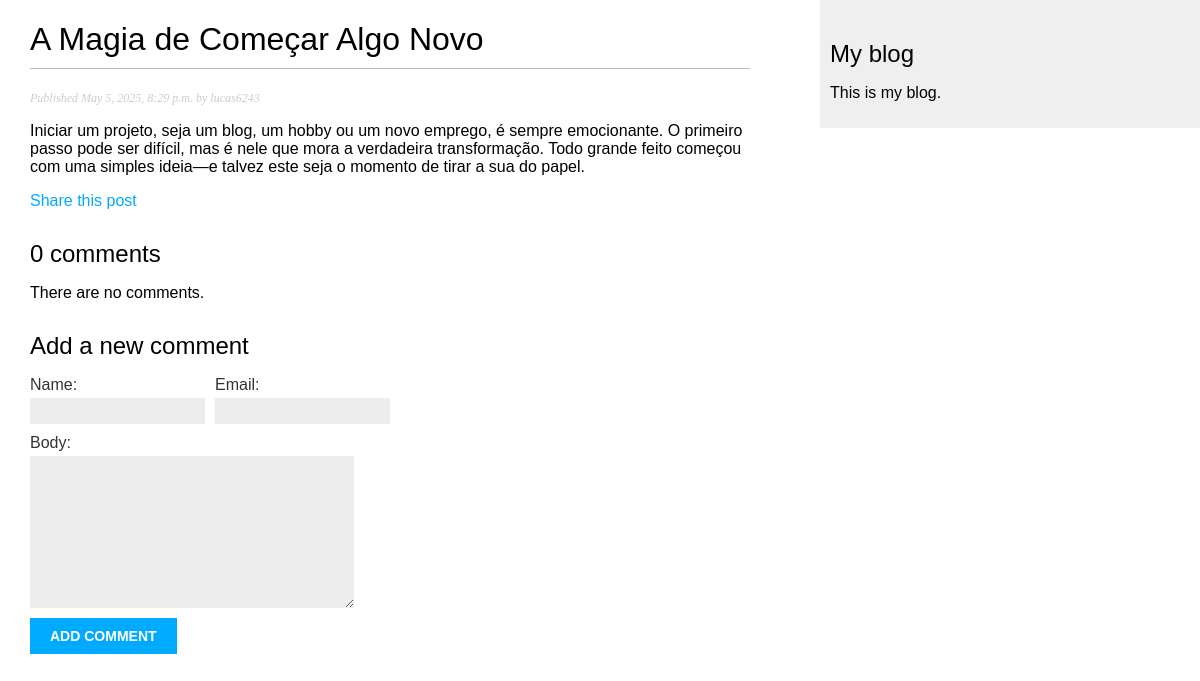
The page /blog/2025/5/5/a-magia-de-comecar-algo-novo/ on the database as committed earlier.
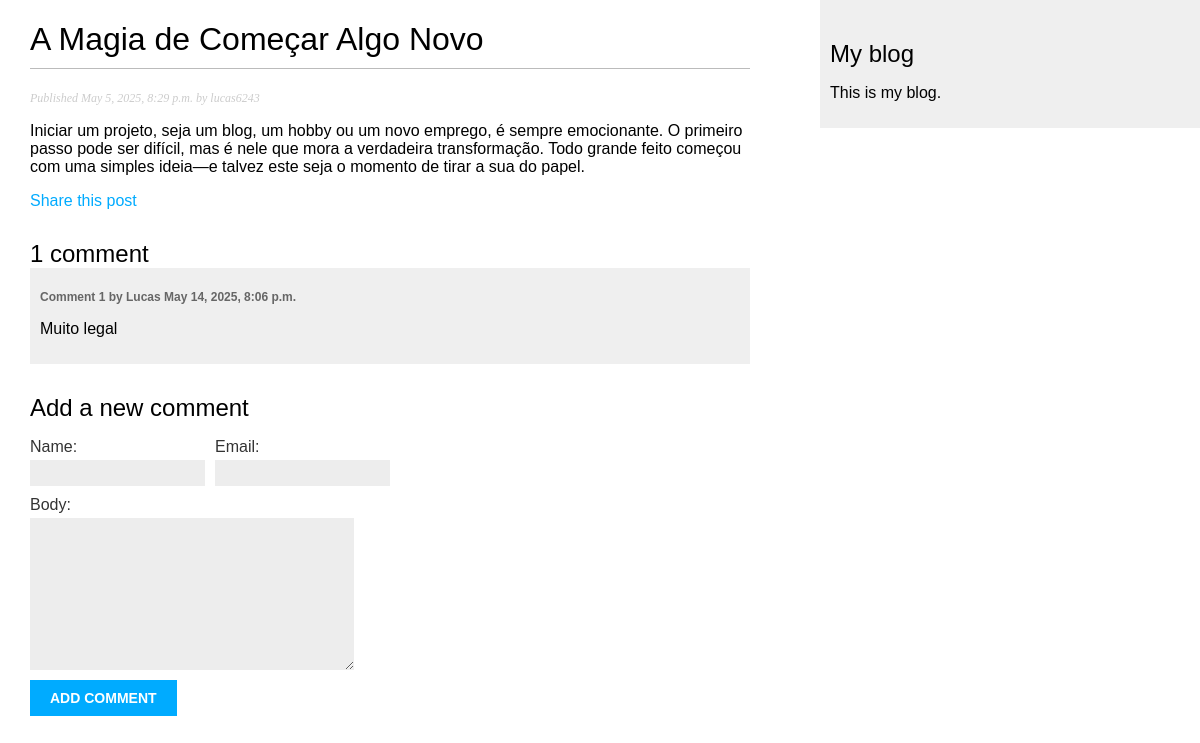
The same page on the database as committed later.
### blog/models.py (models this page shows, shortened)
class Post(models.Model):
    class Status(models.TextChoices):
        DRAFT = 'DF', 'Draft'
        PUBLISHED = 'PB', 'Published'
    title = models.CharField(max_length=250, unique_for_date='publish')
    slug = models.SlugField(max_length=250)
    author = models.ForeignKey(
        settings.AUTH_USER_MODEL,
        on_delete=models.CASCADE,
        related_name='blog_posts'
    )
    body = models.TextField()
    publish = models.DateTimeField(default=timezone.now)
    created = models.DateTimeField(auto_now_add=True)
    updated = models.DateTimeField(auto_now=True)
    status = models.CharField(
        max_length=2,
        choices=Status,
        default=Status.DRAFT
    )
    objects = models.Manager() # The default manager.
    published = PublishedManager() # Our custom manager.
    class Meta:
            ordering = ['-publish']
            indexes = [
            models.Index(fields=['-publish']),
        ]
    tags = TaggableManager()

class Comment(models.Model):
    post = models.ForeignKey(
        Post,
        on_delete=models.CASCADE,
        related_name='comments'
    )
    name = models.CharField(max_length=80)
    email = models.EmailField()
    body = models.TextField()
    created = models.DateTimeField(auto_now_add=True)
    updated = models.DateTimeField(auto_now=True)
    active = models.BooleanField(default=True)
    class Meta:
        ordering = ['created']
        indexes = [
            models.Index(fields=['created']),
        ]

### blog/views.py (the view)
# urls.py: path('<int:year>/<int:month>/<int:day>/<slug:post>/', views.post_detail, name='post_detail'),
def post_detail(request, year, month, day, post):
    post = get_object_or_404(
        Post,
        status=Post.Status.PUBLISHED,
        slug=post,
        publish__year=year,
        publish__month=month,
        publish__day=day
    )
    comments = post.comments.filter(active=True)
    form = CommentForm()
    return render(
        request,
        'blog/post/detail.html',
        {
            'post': post,
            'comments': comments,
            'form': form
        }
    )

### blog/forms.py
class CommentForm(forms.ModelForm):
    class Meta:
        model = Comment
        fields = ['name', 'email', 'body']

### blog/templates/blog/post/detail.html (shortened to what this page needs)
{% extends "blog/base.html" %}
{% block content %}
  <h1>{{ post.title }}</h1>
<p class="date">
    Published {{ post.publish }} by {{ post.author }}
  </p>
  {{ post.body|linebreaks }}
  <p>
    <a href="{% url "blog:post_share" post.id %}">
    Share this post
    </a>
  </p>
{% with comments.count as total_comments %}
 <h2>
      {{ total_comments }} comment{{ total_comments|pluralize }}
 </h2>
  {% endwith %}
  {% for comment in comments %}
 <div class="comment">
 <p class="info">
        Comment {{ forloop.counter }} by {{ comment.name }}
        {{ comment.created }}
 </p>
      {{ comment.body|linebreaks }}
 </div>
  {% empty %}
 <p>There are no comments.</p>
  {% endfor %}
  {% include "blog/post/includes/comment_form.html" %}
{% endblock %}

### blog/templates/blog/base.html (shortened to what this page needs)
{% load static %}
<!DOCTYPE html>
<html>
<head>
<link href="{% static 'blog/style.css' %}" rel="stylesheet">
</head>
<body>
    <div id="content">
        {% block content %}
        {% endblock %}
    </div>
    <div id="sidebar">
        <h2>My blog</h2>
        <p>This is my blog.</p>
    </div>
</body>
</html>

### blog/templates/blog/post/includes/comment_form.html (shortened to what this page needs)
<h2>Add a new comment</h2>
<form action="{% url "blog:post_comment" post.id %}" method="post">
  <div class="left">
    {{ form.name.as_field_group }}
 </div>
 <div class="left">
    {{ form.email.as_field_group }}
 </div>
  {{ form.body.as_field_group }}
  <p><input type="submit" value="Add comment"></p>
</form>

### blog/static/blog/style.css (style rules this page uses)
body { margin:0; padding:0; font-family:helvetica, sans-serif; }
a { color:#00abff; text-decoration:none; }
h1 { font-weight:normal; border-bottom:1px solid #bbb; padding:0 0 10px 0; }
h2 { font-weight:normal; margin:30px 0 0; }
#content { float:left; width:60%; padding:0 0 0 30px; }
#sidebar { float:right; width:30%; padding:10px; background:#efefef; height:100%; }
p.date { color:#ccc; font-family: georgia, serif; font-size: 12px; font-style: italic; }
.left { float:left; margin-right:10px; }
label { float:left; clear:both; color:#333; margin-bottom:4px; }
input, textarea { clear:both; float:left; margin:0 0 10px; background:#ededed; border:0; padding:6px 10px; font-size:12px; }
input[type=submit] { font-weight:bold; background:#00abff; color:#fff; padding:10px 20px; font-size:14px; text-transform:uppercase; }
.comment { padding:10px; }
.comment:nth-child(even) { background:#efefef; }
.comment .info { font-weight:bold; font-size:12px; color:#666; }

Rows that differ between the two databases and show on the page:
added Comment: name "Lucas", created "May 14, 2025, 8:06 p.m.", body "Muito legal"
Other text that changed with them:
{{ total_comments }}: "0" → "1"
text no longer shown: "There are no comments."
